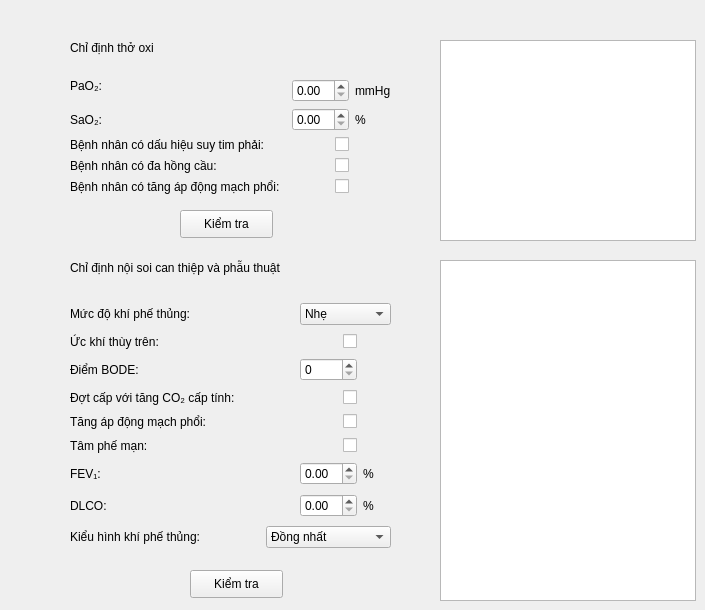
      <widget class="QWidget" name="vii_viii">
       <widget class="QPushButton" name="vii_ket_qua_btn">
        <property name="geometry">
         <rect>
          <x>180</x>
          <y>210</y>
          <width>93</width>
          <height>28</height>
         </rect>
        </property>
        <property name="text">
         <string>Kiểm tra</string>
        </property>
       </widget>
       <widget class="QTextBrowser" name="vii_ket_qua">
        <property name="geometry">
         <rect>
          <x>440</x>
          <y>40</y>
          <width>256</width>
          <height>201</height>
         </rect>
        </property>
       </widget>
       <widget class="QLabel" name="label_31">
        <property name="geometry">
         <rect>
          <x>70</x>
          <y>40</y>
          <width>161</width>
          <height>16</height>
         </rect>
        </property>
        <property name="text">
         <string>Chỉ định thở oxi</string>
        </property>
       </widget>
       <widget class="QLabel" name="label_32">
        <property name="geometry">
         <rect>
          <x>70</x>
          <y>260</y>
          <width>261</width>
          <height>16</height>
         </rect>
        </property>
        <property name="text">
         <string>Chỉ định nội soi can thiệp và phẫu thuật</string>
        </property>
       </widget>
       <widget class="QPushButton" name="viii_ket_qua_btn">
        <property name="geometry">
         <rect>
          <x>190</x>
          <y>570</y>
          <width>93</width>
          <height>28</height>
         </rect>
        </property>
        <property name="text">
         <string>Kiểm tra</string>
        </property>
       </widget>
       <widget class="QTextBrowser" name="viii_ket_qua">
        <property name="geometry">
         <rect>
          <x>440</x>
          <y>260</y>
          <width>256</width>
          <height>341</height>
         </rect>
        </property>
       </widget>
       <widget class="QWidget" name="layoutWidget">
        <property name="geometry">
         <rect>
          <x>70</x>
          <y>70</y>
          <width>335</width>
          <height>124</height>
         </rect>
        </property>
        <layout class="QGridLayout" name="gridLayout_2">
         <item row="3" column="0" colspan="4">
          <widget class="QLabel" name="label_26">
           <property name="text">
            <string>Bệnh nhân có dấu hiệu suy tim phải:</string>
           </property>
          </widget>
         </item>
         <item row="0" column="0" rowspan="2" colspan="2">
          <widget class="QLabel" name="label_22">
           <property name="text">
            <string>PaO₂:</string>
           </property>
          </widget>
         </item>
         <item row="2" column="0">
          <widget class="QLabel" name="label_24">
           <property name="text">
            <string>SaO₂:</string>
           </property>
          </widget>
         </item>
         <item row="5" column="0" colspan="4">
          <widget class="QLabel" name="label_30">
           <property name="text">
            <string>Bệnh nhân có tăng áp động mạch phổi:</string>
           </property>
          </widget>
         </item>
         <item row="1" column="5">
          <widget class="QLabel" name="label_23">
           <property name="text">
            <string>mmHg</string>
           </property>
          </widget>
         </item>
         <item row="2" column="4">
          <widget class="QDoubleSpinBox" name="vii_sa02"/>
         </item>
         <item row="1" column="4">
          <widget class="QDoubleSpinBox" name="vii_pa02"/>
         </item>
         <item row="2" column="5">
          <widget class="QLabel" name="label_25">
           <property name="text">
            <string>%</string>
           </property>
          </widget>
         </item>
         <item row="4" column="0" colspan="3">
          <widget class="QLabel" name="label_29">
           <property name="text">
            <string>Bệnh nhân có đa hồng cầu:</string>
           </property>
          </widget>
         </item>
         <item row="5" column="4">
          <widget class="QCheckBox" name="vii_pulmonary_hypertension">
           <property name="layoutDirection">
            <enum>Qt::RightToLeft</enum>
           </property>
           <property name="text">
            <string/>
           </property>
          </widget>
         </item>
         <item row="4" column="4">
          <widget class="QCheckBox" name="vii_polycythemia">
           <property name="layoutDirection">
            <enum>Qt::RightToLeft</enum>
           </property>
           <property name="text">
            <string/>
           </property>
          </widget>
         </item>
         <item row="3" column="4">
          <widget class="QCheckBox" name="vii_heart_failure">
           <property name="layoutDirection">
            <enum>Qt::RightToLeft</enum>
           </property>
           <property name="text">
            <string/>
           </property>
          </widget>
         </item>
        </layout>
       </widget>
       <widget class="QWidget" name="layoutWidget">
        <property name="geometry">
         <rect>
          <x>70</x>
          <y>300</y>
          <width>321</width>
          <height>252</height>
         </rect>
        </property>
        <layout class="QGridLayout" name="gridLayout_3">
         <item row="2" column="8">
          <widget class="QSpinBox" name="viii_bode_score">
           <property name="maximum">
            <number>10</number>
           </property>
          </widget>
         </item>
         <item row="6" column="9">
          <widget class="QLabel" name="label_40">
           <property name="text">
            <string>%</string>
           </property>
          </widget>
         </item>
         <item row="9" column="0" colspan="7">
          <widget class="QLabel" name="label_63">
           <property name="text">
            <string>Kiểu hình khí phế thủng: </string>
           </property>
          </widget>
         </item>
         <item row="9" column="7" colspan="3">
          <widget class="QComboBox" name="viii_emphysema_pattern">
           <item>
            <property name="text">
             <string>Đồng nhất</string>
            </property>
           </item>
           <item>
            <property name="text">
             <string>Không đồng nhất</string>
            </property>
           </item>
          </widget>
         </item>
         <item row="6" column="0" colspan="2">
          <widget class="QLabel" name="label_39">
           <property name="text">
            <string>FEV₁:</string>
           </property>
          </widget>
         </item>
         <item row="1" column="0" colspan="5">
          <widget class="QLabel" name="label_34">
           <property name="text">
            <string>Ức khí thùy trên:</string>
           </property>
          </widget>
         </item>
         <item row="6" column="8">
          <widget class="QDoubleSpinBox" name="viii_fev1"/>
         </item>
         <item row="4" column="0" colspan="8">
          <widget class="QLabel" name="label_37">
           <property name="text">
            <string>Tăng áp động mạch phổi:</string>
           </property>
          </widget>
         </item>
         <item row="5" column="0" colspan="4">
          <widget class="QLabel" name="label_38">
           <property name="text">
            <string>Tâm phế mạn:</string>
           </property>
          </widget>
         </item>
         <item row="0" column="0" colspan="7">
          <widget class="QLabel" name="label_33">
           <property name="text">
            <string>Mức độ khí phế thủng:</string>
           </property>
          </widget>
         </item>
         <item row="8" column="8">
          <widget class="QDoubleSpinBox" name="viii_dlco"/>
         </item>
         <item row="2" column="0" colspan="3">
          <widget class="QLabel" name="label_35">
           <property name="text">
            <string>Điểm BODE:</string>
           </property>
          </widget>
         </item>
         <item row="8" column="9">
          <widget class="QLabel" name="label_62">
           <property name="text">
            <string>%</string>
           </property>
          </widget>
         </item>
         <item row="1" column="8">
          <widget class="QCheckBox" name="viii_lobe_hyperinflation">
           <property name="layoutDirection">
            <enum>Qt::RightToLeft</enum>
           </property>
           <property name="text">
            <string/>
           </property>
          </widget>
         </item>
         <item row="0" column="8" colspan="2">
          <widget class="QComboBox" name="viii_emphysema_severity">
           <item>
            <property name="text">
             <string>Nhẹ</string>
            </property>
           </item>
           <item>
            <property name="text">
             <string>Nặng</string>
            </property>
           </item>
          </widget>
         </item>
         <item row="5" column="8">
          <widget class="QCheckBox" name="viii_cor_pulmonale">
           <property name="layoutDirection">
            <enum>Qt::RightToLeft</enum>
           </property>
           <property name="text">
            <string/>
           </property>
          </widget>
         </item>
         <item row="4" column="8">
          <widget class="QCheckBox" name="viii_pulmonary_hypertension">
           <property name="layoutDirection">
            <enum>Qt::RightToLeft</enum>
           </property>
           <property name="text">
            <string/>
           </property>
          </widget>
         </item>
         <item row="3" column="0" colspan="8">
          <widget class="QLabel" name="label_36">
           <property name="text">
            <string>Đợt cấp với tăng CO₂ cấp tính:</string>
           </property>
          </widget>
         </item>
         <item row="3" column="8">
          <widget class="QCheckBox" name="viii_acute_CO2_exacerbation">
           <property name="layoutDirection">
            <enum>Qt::RightToLeft</enum>
           </property>
           <property name="text">
            <string/>
           </property>
          </widget>
         </item>
         <item row="8" column="0">
          <widget class="QLabel" name="label_61">
           <property name="text">
            <string>DLCO:</string>
           </property>
          </widget>
         </item>
        </layout>
       </widget>
      </widget>
